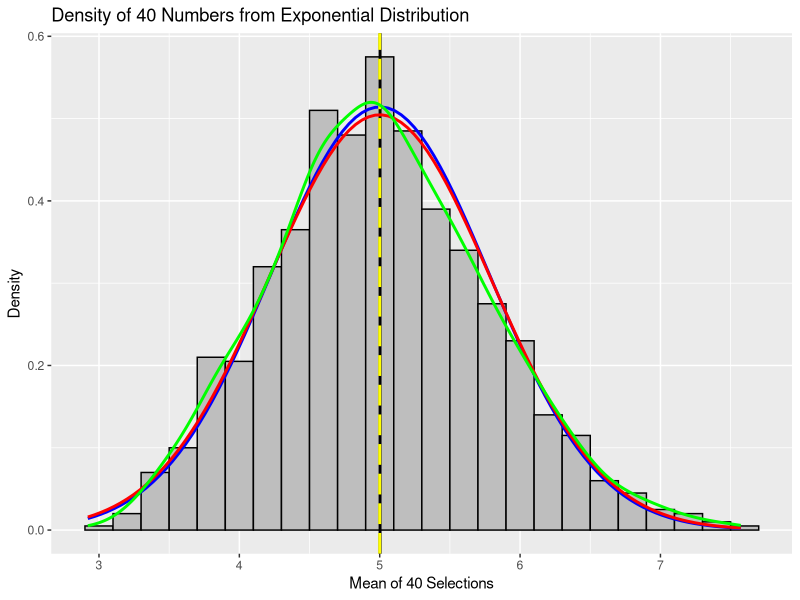
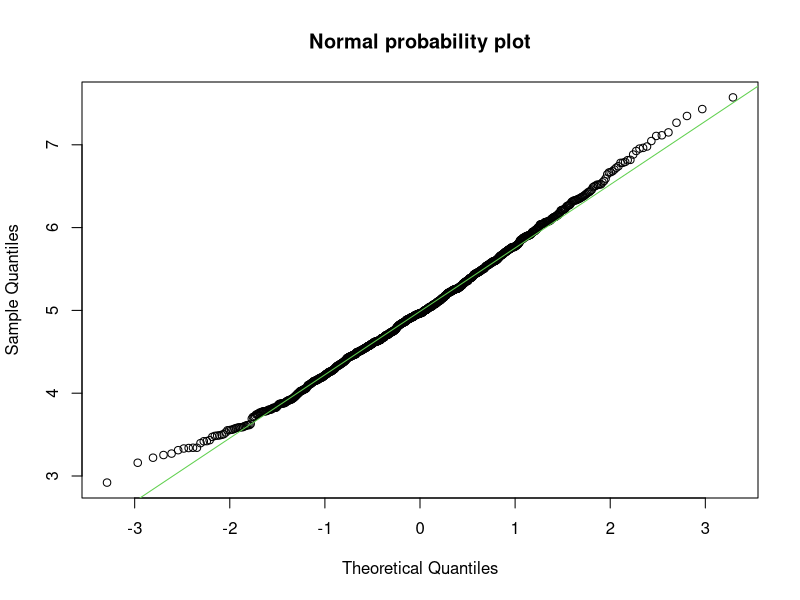

R code for these plots, in order:
## ---- chunk 1
knitr::opts_chunk$set(echo = TRUE)
require(ggplot2)
library(knitr)
## ---- chunk 2
n_sim <- 1000   # number of simulations 
lambda <-  0.2 
n <- 40             # sample size
## ---- chunk 3
TheoryMean<-1/lambda
TheoryMean
TheorySD<-((1/lambda) * (1/sqrt(n)))
TheorySD
TheoryVar<-TheorySD^2
TheoryVar

## ---- chunk 4
simulated_data <- matrix(rexp(n= n_sim*n,rate=lambda), n_sim, n)

RowMeans<-apply(simulated_data,1,mean)
ActualMean<-mean(RowMeans)
ActualMean
ActualSD<-sd(RowMeans)
ActualSD
ActualVar<-var(RowMeans)
ActualVar
## ---- chunk 5
dfRowMeans<-data.frame(RowMeans) 
g<-ggplot(dfRowMeans,aes(x=RowMeans))
g<-g+geom_histogram(binwidth = lambda,fill="gray",color="black",aes(y=..density..))
g<-g + labs(title="Density of 40 Numbers from Exponential Distribution", 
            x="Mean of 40 Selections", y="Density")
g<-g + geom_vline(xintercept=ActualMean,size=1.0, color="black") 
g<-g + stat_function(fun=dnorm,args=list(mean=ActualMean, sd=ActualSD),color = "blue", size = 1.0)
g<-g + geom_vline(xintercept=TheoryMean,size=1.0,color="yellow",linetype = "longdash")
g<-g + stat_function(fun=dnorm,args=list(mean=TheoryMean, sd=TheorySD),color = "red", size = 1.0)
g<-g+geom_density(colour="green", size=1)
g
qqnorm(RowMeans, main ="Normal probability plot")
qqline(RowMeans,col = "3")
